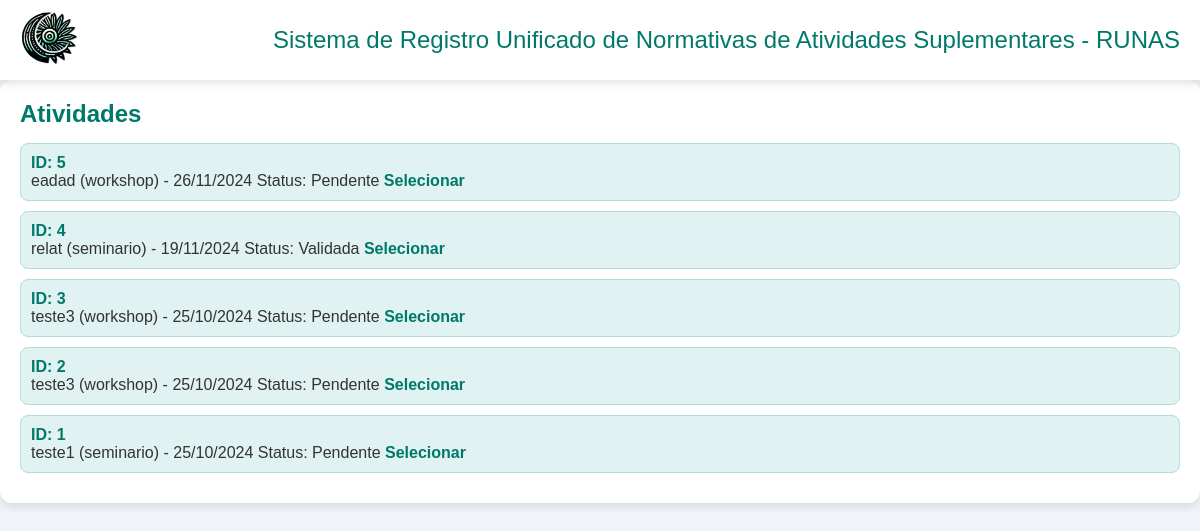
The page /docente/valida-atividades.php (signed in) on the database its author committed.
### tables this page shows
CREATE TABLE `atividade` (
  `id` int(11) NOT NULL,
  `nome` varchar(255) DEFAULT NULL,
  `caminho_arquivo` varchar(255) DEFAULT NULL,
  `categoria` varchar(200) DEFAULT NULL,
  `horas_atividade` int(11) DEFAULT NULL,
  `discente_id` int(11) DEFAULT NULL,
  `status` int(11) DEFAULT NULL,
  `data_upload` timestamp NULL DEFAULT current_timestamp()
);

### docente/valida-atividades.php (the view, shortened to what this page needs)
<?php
include "../config.php";
$sql_atividades = "SELECT * FROM atividade ORDER BY data_upload DESC ";
$resultAtividades = $DB->query($sql_atividades);
function StatusAtividade($atividade_status)
{
    switch ($atividade_status) {
        case 1:
            $result = "Pendente";
            return $result;
        case 2:
            $result = "Validada";
            return $result;
    }
}
?>
<!DOCTYPE html>
<html lang="pt-br">
<head>
</head>
<body>
    <header class="header">
        <a href="../index.php"><img src="../img/Runa-noname.png" alt="Logo Runas" class="logo"></a>
        <div class="title">Sistema de Registro Unificado de Normativas de Atividades Suplementares - RUNAS</div>
    </header>
    <div class="uploads-recentes">
        <h2>Atividades</h2>
        <ul>
            <?php
            while ($atividade = $resultAtividades->fetch_assoc()) {
                $atividade_status = $atividade['status'];
                $status = StatusAtividade($atividade_status);
                echo "<li>
                        <span>ID: {$atividade['id']}</span>
                        {$atividade['nome']} ({$atividade['categoria']}) - " . date("d/m/Y ", strtotime($atividade['data_upload'])) . "
                        Status: $status
                        <a href='valida-atividade.php?id={$atividade['id']}' style='color: #00796b; font-weight: bold; text-decoration: none;'>Selecionar</a>
                      </li>";
            }
            ?>
        </ul>
    </div>
</body>
</html>

### docente/valida-atividades.php (style rules this page uses)
* { margin: 0; padding: 0; box-sizing: border-box; font-family: Arial, sans-serif; }
body { background: #f0f4f8; display: flex; flex-direction: column; min-height: 100vh; color: #333; }
.header { background: #ffffff; box-shadow: 0 4px 8px rgba(0, 0, 0, 0.1); padding: 10px 20px; display: flex; align-items: center; justify-content: space-between; height: 80px; z-index: 1000; }
.logo { width: 60px; }
.title { font-size: 24px; color: #00796b; margin-left: 20px; }
.uploads-recentes, .verificacao, .contact-info { background: #ffffff; border-radius: 12px; box-shadow: 0 4px 8px rgba(0, 0, 0, 0.1); padding: 20px; margin-bottom: 20px; }
.uploads-recentes h2, .verificacao h2, .contact-info h2 { color: #00796b; margin-bottom: 15px; font-size: 24px; font-weight: bold; }
.uploads-recentes ul { list-style: none; padding: 0; margin: 0; }
.uploads-recentes li { background: #e0f2f1; border: 1px solid #b2dfdb; border-radius: 8px; margin-bottom: 10px; padding: 10px; }
.uploads-recentes li span { display: block; color: #00796b; font-weight: bold; }

### rows shown on the page
atividade: id "5", nome "eadad", categoria "workshop", data_upload "26/11/2024", status "Pendente"
atividade: id "4", nome "relat", categoria "seminario", data_upload "19/11/2024", status "Validada"
atividade: id "3", nome "teste3", categoria "workshop", data_upload "25/10/2024", status "Pendente"
atividade: id "2", nome "teste3", categoria "workshop", data_upload "25/10/2024", status "Pendente"
atividade: id "1", nome "teste1", categoria "seminario", data_upload "25/10/2024", status "Pendente"
